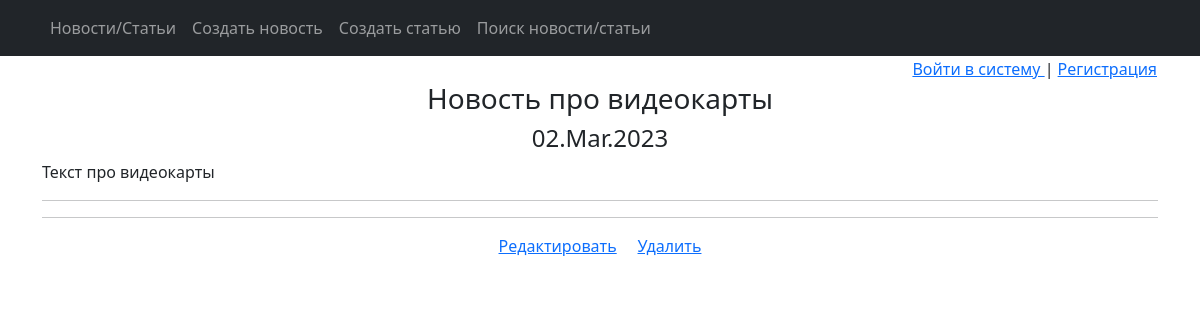
Page /news/39 on the committed database.
### np_app/models.py (models this page shows, shortened)
class Post(models.Model):
    article = 'Arti'
    news = 'News'
    POSTS = [
        (article, 'Статья'),
        (news, 'Новости')
    ]
    author = models.ForeignKey(Author, on_delete=models.CASCADE)
    choice = models.CharField(max_length=4, choices=POSTS, default=article)
    time_create_post = models.DateTimeField(auto_now_add=True)
    category = models.ManyToManyField(Category, through='PostCategory')
    header_post = models.CharField(max_length=255)
    text_post = models.TextField()
    rate_post = models.IntegerField(default=0)

### np_app/views.py (the view)
# urls.py: path('<int:pk>', PostDetail.as_view(), name='post_detail'),
class PostDetail(DetailView):
    model = Post
    template_name = 'news_one.html'
    context_object_name = 'news'
    def get_context_data(self, **kwargs):
        context = super().get_context_data(**kwargs)
        context['is_not_authors'] = not self.request.user.groups.filter(name='authors').exists()
        context['user_auth'] = self.request.user.is_authenticated
        id = self.kwargs.get('pk')
        post = Post.objects.get(pk=id)
        is_subscribersuser = True
        for cat in post.category.all():
            if self.request.user not in cat.subscribers.all():
                is_subscribersuser = False
        context['is_subscribersuser'] = is_subscribersuser
        return context

### np_app/templatetags/custom_filters.py (called while the page is built)
@register.filter()
def censor(string_to_check):
    checked_string = ''
    for word in string_to_check.split():
        for check_word in CENSOR:
            if check_word in word.lower():
                last_chars = ''
                for char in reversed(word):
                    if char not in string.punctuation:
                        break
                    last_chars += char
                last_chars = last_chars[::-1]
                new_word = word[0] + (len(word.translate(str.maketrans('', '', string.punctuation))) - 1) * '*'
                checked_string += new_word + f'{last_chars} '
                break
        else:
            checked_string += word + ' '
    return checked_string

### templates/news_one.html (shortened to what this page needs)
{% extends 'flatpages/default.html' %}
{% load custom_filters %}
{% block content %}
{% include 'auth.html' %}
<h3> {{ news.header_post }} </h3>
<h4>{{ news.time_create_post|date:'d.M.Y' }}</h4>
<p style="text-align: left">{{ news.text_post|censor }}</p>
<hr>
<hr>
<a href="/news/{{ news.id }}/edit/">Редактировать</a>&nbsp &nbsp &nbsp<a href="/news/{{ news.id }}/delete/">Удалить</a>
{% endblock content %}

### rows in the picture
Post: header_post "Новость про видеокарты", time_create_post "02.Mar.2023", text_post|censor "Текст про видеокарты"
